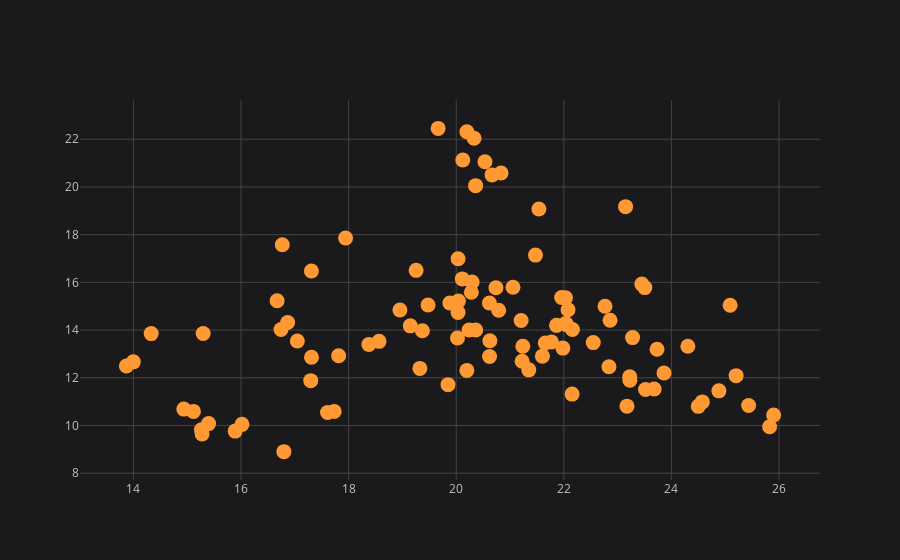

Source (notebook cell):
### Code cell
df.iplot(x = 'A', y = 'B', mode = 'markers', size = 15)
